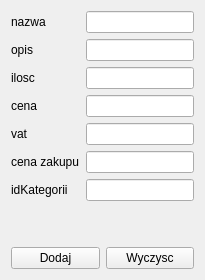
      <widget class="QWidget" name="tab_4">
       <attribute name="title">
        <string>TowarSklep</string>
       </attribute>
       <layout class="QVBoxLayout" name="verticalLayout_13">
        <item>
         <layout class="QHBoxLayout" name="horizontalLayout_8">
          <item>
           <layout class="QVBoxLayout" name="verticalLayout_11">
            <item>
             <widget class="QLabel" name="label_35">
              <property name="text">
               <string>nazwa</string>
              </property>
             </widget>
            </item>
            <item>
             <widget class="QLabel" name="label_12">
              <property name="text">
               <string>opis</string>
              </property>
             </widget>
            </item>
            <item>
             <widget class="QLabel" name="label_36">
              <property name="text">
               <string>ilosc</string>
              </property>
             </widget>
            </item>
            <item>
             <widget class="QLabel" name="label_37">
              <property name="text">
               <string>cena</string>
              </property>
             </widget>
            </item>
            <item>
             <widget class="QLabel" name="label_38">
              <property name="text">
               <string>vat</string>
              </property>
             </widget>
            </item>
            <item>
             <widget class="QLabel" name="label_13">
              <property name="text">
               <string>cena zakupu</string>
              </property>
             </widget>
            </item>
            <item>
             <widget class="QLabel" name="label_18">
              <property name="text">
               <string>idKategorii</string>
              </property>
             </widget>
            </item>
           </layout>
          </item>
          <item>
           <layout class="QVBoxLayout" name="verticalLayout_12">
            <item>
             <widget class="QLineEdit" name="lineEdit_37"/>
            </item>
            <item>
             <widget class="QLineEdit" name="lineEdit_38"/>
            </item>
            <item>
             <widget class="QLineEdit" name="lineEdit_39"/>
            </item>
            <item>
             <widget class="QLineEdit" name="lineEdit_40"/>
            </item>
            <item>
             <widget class="QLineEdit" name="lineEdit_41"/>
            </item>
            <item>
             <widget class="QLineEdit" name="lineEdit_42"/>
            </item>
            <item>
             <widget class="QLineEdit" name="lineEdit_51"/>
            </item>
           </layout>
          </item>
         </layout>
        </item>
        <item>
         <spacer name="verticalSpacer_4">
          <property name="orientation">
           <enum>Qt::Vertical</enum>
          </property>
          <property name="sizeHint" stdset="0">
           <size>
            <width>20</width>
            <height>40</height>
           </size>
          </property>
         </spacer>
        </item>
        <item>
         <layout class="QHBoxLayout" name="horizontalLayout_7">
          <item>
           <widget class="QPushButton" name="pushButton_7">
            <property name="text">
             <string>Dodaj</string>
            </property>
           </widget>
          </item>
          <item>
           <widget class="QPushButton" name="pushButton_8">
            <property name="text">
             <string>Wyczysc</string>
            </property>
           </widget>
          </item>
         </layout>
        </item>
       </layout>
      </widget>
